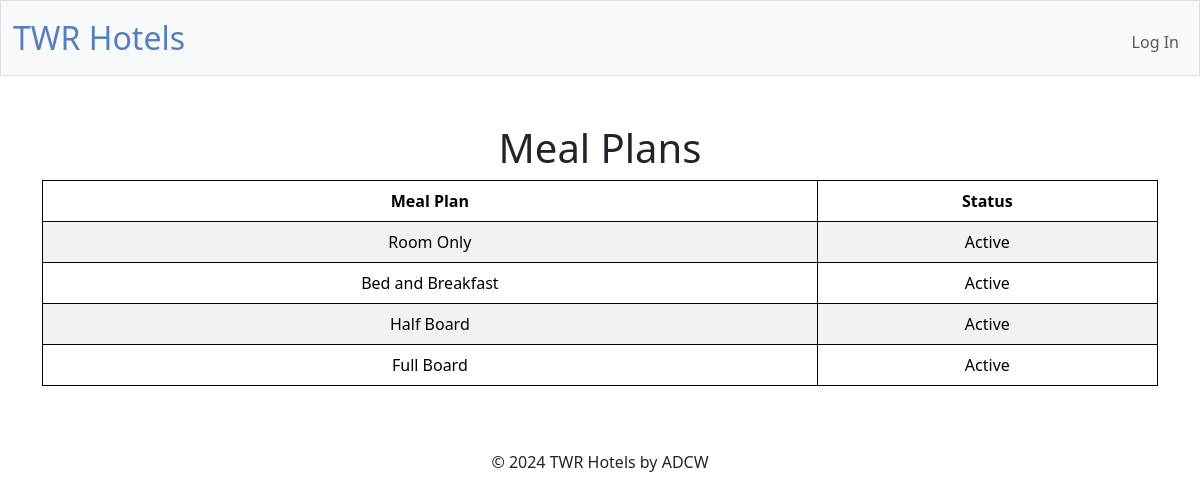
Page /mealPlans on the committed database.
### tables this page shows
CREATE TABLE "mealPlans" (mealPlanID INTEGER PRIMARY KEY AUTOINCREMENT NOT NULL, name TEXT NOT NULL, statusID INTEGER NOT NULL, FOREIGN KEY (statusID) REFERENCES status(statusID));

CREATE TABLE "status" (statusID INTEGER PRIMARY KEY AUTOINCREMENT NOT NULL, status TEXT NOT NULL);

### app.py (the view)
@app.route("/mealPlans", methods=["GET"])
@manager_required
def mealPlans():
    mealPlans = db.execute(
        "SELECT mealPlans.*, status.status FROM mealPlans INNER JOIN status ON mealPlans.statusID = status.statusID")
    return render_template("mealPlans.html", mealPlans=mealPlans)

### app.py (called while the page is built)
@app.after_request
def after_request(response):
    response.headers["Cache-Control"] = "no-cache, no-store, must-revalidate"
    response.headers["Expires"] = 0
    response.headers["Pragma"] = "no-cache"
    return response

### templates/mealPlans.html (shortened to what this page needs)
{% extends "layout.html" %}
{% block main %}
<h1>Meal Plans</h1>
<table class="table table-striped">
    <thead>
        <tr>
            <th>Meal Plan</th>
            <th>Status</th>
        </tr>
    </thead>
    <tbody>
        {% for mealPlan in mealPlans %}
            <tr>
                <td>{{ mealPlan["name"] }}</td>
                <td>{{ mealPlan["status"] }}</td>
            </tr>
        {% endfor %}
    </tbody>
</table>
{% endblock %}

### static/styles.css (style rules this page uses)
table { background-color: transparent; margin-bottom: 1rem; width: 100%; }
table th, table td { padding: 0.75rem; vertical-align: middle; border-collapse: collapse; border: 1px solid; }
tbody tr:nth-of-type(odd) { background-color: rgb(179, 208, 255, 0.3) }

### rows in the picture
mealPlans: name "Room Only", status "Active"
mealPlans: name "Bed and Breakfast", status "Active"
mealPlans: name "Half Board", status "Active"
mealPlans: name "Full Board", status "Active"
